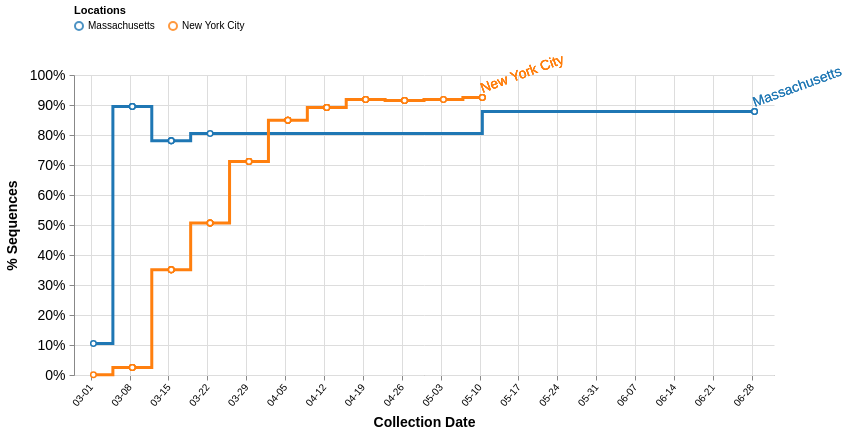

Describe this chart as a Vega-Lite specification.
### Vega specification from a JSON file in a GitHub repository (floating-point values rounded to 4 significant figures)
{"$schema": "https://vega.github.io/schema/vega/v5.json", "description": "A basic line chart example.", "width": 700, "height": 300, "padding": 5, "signals": [{"name": "percentages", "value": true}, {"name": "cumulative", "value": true}, {"name": "skipFiltering", "value": false}, {"name": "interpolate", "value": "step"}, {"name": "dateRangeStart", "value": 1575158400000, "comment": "Along with dateRangeEnd, these are hard limits on the dates shown. May need to update when we hit 2021. Dates are in milliseconds, unix epoch"}, {"name": "dateRangeEnd", "value": 1609372800000}, {"name": "dateBin", "value": 604800000, "comment": "Binning of observations by date, where date is in milliseconds. Default is 1 day (1000 * 60 * 60 * 24 = 86400000). This should never be less than a day. This is passed to the bin transform of cases_by_date_and_group. (1 week = 604800000)"}, {"name": "cumulativeWindow", "update": "cumulative ? [null, 0] : [0, 0]"}, {"name": "locationDateCountField", "update": "cumulative ? 'cumulative_location_date_count_agg' : 'location_date_count_agg'"}, {"name": "yField", "update": "percentages ? 'cases_norm' : 'cases_sum_agg'"}, {"name": "yLabel", "value": "% Sequences"}, {"name": "yFormat", "update": "percentages ? '%' : 's'"}, {"name": "tooltipCountFormat", "update": "percentages ? '.1%' : 'd'"}, {"name": "hoverLocation", "value": null, "on": [{"events": {"merge": [{"markname": "locationlines", "type": "mouseover", "consume": true}, {"markname": "locationdots", "type": "mouseover", "consume": true}, {"markname": "locationlabel", "type": "mouseover", "consume": true}]}, "update": "{location: datum.location}", "force": true}, {"events": {"merge": [{"markname": "locationlines", "type": "mouseout", "consume": true}, {"markname": "locationdots", "type": "mouseout", "consume": true}, {"markname": "locationlabel", "type": "mouseout", "consume": true}]}, "update": "null", "force": true}]}, {"name": "clear", "value": true, "comment": "If clicking on anything but a grouped bar, then clear the selection (by clearing the 'selection' data object)", "on": [{"events": "mouseup[!event.item]", "update": "true", "force": true}]}, {"name": "shift", "value": false, "comment": "Track whether or not the shift key is pressed. Used to select multiple groups by holding down shift before clicking", "on": [{"events": {"merge": [{"markname": "locationlines", "type": "click"}, {"markname": "locationdots", "type": "click"}, {"markname": "locationlabel", "type": "click"}]}, "update": "event.shiftKey", "force": true}, {"events": "@legendLabel:click, @legendSymbol:click", "update": "{location: datum.value}", "force": true}]}, {"name": "clicked", "value": null, "comment": "Track clicks on the group bars, for selection purposes", "on": [{"events": {"merge": [{"markname": "locationlines", "type": "click"}, {"markname": "locationdots", "type": "click"}, {"markname": "locationlabel", "type": "click"}]}, "update": "{location: datum.location}", "force": true}, {"events": "@legendLabel:click, @legendSymbol:click", "update": "{location: datum.value}", "force": true}]}], "data": [{"name": "selectedGroups", "values": [{"group": "S|614|D|G"}, {"group": "Reference"}]}, {"name": "location_data", "format": {"parse": {"location": "string", "cases_sum": "number", "location_counts": "number", "location_date_count": "number", "date": "date:'%Q'"}}, "values": [{"location": "Massachusetts", "date": "1583366400000", "group": "S|614|D|G", "groupName": "S · D614G", "cases_sum": 4, "location_counts": 41, "location_date_count": 5, "cumulative_location_date_count": 6}, {"location": "Massachusetts", "date": "1583452800000", "group": "S|614|D|G", "groupName": "S · D614G", "cases_sum": 9, "location_counts": 41, "location_date_count": 9, "cumulative_location_date_count": 15}, {"location": "Massachusetts", "date": "1583539200000", "group": "S|614|D|G", "groupName": "S · D614G", "cases_sum": 2, "location_counts": 41, "location_date_count": 2, "cumulative_location_date_count": 17}, {"location": "Massachusetts", "date": "1583280000000", "group": "S|614|D|G", "groupName": "S · D614G", "cases_sum": 2, "location_counts": 41, "location_date_count": 2, "cumulative_location_date_count": 19}, {"location": "Massachusetts", "date": "1584144000000", "group": "S|614|D|G", "groupName": "S · D614G", "cases_sum": 7, "location_counts": 41, "location_date_count": 10, "cumulative_location_date_count": 29}, {"location": "Massachusetts", "date": "1584057600000", "group": "S|614|D|G", "groupName": "S · D614G", "cases_sum": 1, "location_counts": 41, "location_date_count": 1, "cumulative_location_date_count": 30}, {"location": "Massachusetts", "date": "1584230400000", "group": "S|614|D|G", "groupName": "S · D614G", "cases_sum": 6, "location_counts": 41, "location_date_count": 6, "cumulative_location_date_count": 36}, {"location": "Massachusetts", "date": "1584662400000", "group": "S|614|D|G", "groupName": "S · D614G", "cases_sum": 1, "location_counts": 41, "location_date_count": 1, "cumulative_location_date_count": 37}, {"location": "Massachusetts", "date": "1593216000000", "group": "S|614|D|G", "groupName": "S · D614G", "cases_sum": 2, "location_counts": 41, "location_date_count": 2, "cumulative_location_date_count": 39}, {"location": "Massachusetts", "date": "1593129600000", "group": "S|614|D|G", "groupName": "S · D614G", "cases_sum": 1, "location_counts": 41, "location_date_count": 1, "cumulative_location_date_count": 40}, {"location": "Massachusetts", "date": "1584403200000", "group": "S|614|D|G", "groupName": "S · D614G", "cases_sum": 1, "location_counts": 41, "location_date_count": 1, "cumulative_location_date_count": 41}, {"location": "New York City", "date": "1584316800000", "group": "S|614|D|G", "groupName": "S · D614G", "cases_sum": 46, "location_counts": 1023, "location_date_count": 52, "cumulative_location_date_count": 52}, {"location": "New York City", "date": "1584403200000", "group": "S|614|D|G", "groupName": "S · D614G", "cases_sum": 54, "location_counts": 1023, "location_date_count": 63, "cumulative_location_date_count": 115}, {"location": "New York City", "date": "1584144000000", "group": "S|614|D|G", "groupName": "S · D614G", "cases_sum": 13, "location_counts": 1023, "location_date_count": 15, "cumulative_location_date_count": 130}, {"location": "New York City", "date": "1584230400000", "group": "S|614|D|G", "groupName": "S · D614G", "cases_sum": 36, "location_counts": 1023, "location_date_count": 37, "cumulative_location_date_count": 167}, {"location": "New York City", "date": "1584489600000", "group": "S|614|D|G", "groupName": "S · D614G", "cases_sum": 118, "location_counts": 1023, "location_date_count": 132, "cumulative_location_date_count": 299}, {"location": "New York City", "date": "1584576000000", "group": "S|614|D|G", "groupName": "S · D614G", "cases_sum": 64, "location_counts": 1023, "location_date_count": 70, "cumulative_location_date_count": 369}, {"location": "New York City", "date": "1583884800000", "group": "S|614|D|G", "groupName": "S · D614G", "cases_sum": 3, "location_counts": 1023, "location_date_count": 5, "cumulative_location_date_count": 374}, {"location": "New York City", "date": "1584057600000", "group": "S|614|D|G", "groupName": "S · D614G", "cases_sum": 22, "location_counts": 1023, "location_date_count": 26, "cumulative_location_date_count": 400}, {"location": "New York City", "date": "1584748800000", "group": "S|614|D|G", "groupName": "S · D614G", "cases_sum": 31, "location_counts": 1023, "location_date_count": 33, "cumulative_location_date_count": 433}, {"location": "New York City", "date": "1584662400000", "group": "S|614|D|G", "groupName": "S · D614G", "cases_sum": 54, "location_counts": 1023, "location_date_count": 60, "cumulative_location_date_count": 493}, {"location": "New York City", "date": "1584835200000", "group": "S|614|D|G", "groupName": "S · D614G", "cases_sum": 13, "location_counts": 1023, "location_date_count": 13, "cumulative_location_date_count": 506}, {"location": "New York City", "date": "1585612800000", "group": "S|614|D|G", "groupName": "S · D614G", "cases_sum": 7, "location_counts": 1023, "location_date_count": 7, "cumulative_location_date_count": 513}, {"location": "New York City", "date": "1585699200000", "group": "S|614|D|G", "groupName": "S · D614G", "cases_sum": 69, "location_counts": 1023, "location_date_count": 71, "cumulative_location_date_count": 584}, {"location": "New York City", "date": "1583625600000", "group": "S|614|D|G", "groupName": "S · D614G", "cases_sum": 3, "location_counts": 1023, "location_date_count": 3, "cumulative_location_date_count": 587}, {"location": "New York City", "date": "1585872000000", "group": "S|614|D|G", "groupName": "S · D614G", "cases_sum": 34, "location_counts": 1023, "location_date_count": 37, "cumulative_location_date_count": 624}, {"location": "New York City", "date": "1583971200000", "group": "S|614|D|G", "groupName": "S · D614G", "cases_sum": 14, "location_counts": 1023, "location_date_count": 16, "cumulative_location_date_count": 640}, {"location": "New York City", "date": "1585526400000", "group": "S|614|D|G", "groupName": "S · D614G", "cases_sum": 78, "location_counts": 1023, "location_date_count": 85, "cumulative_location_date_count": 725}, {"location": "New York City", "date": "1586131200000", "group": "S|614|D|G", "groupName": "S · D614G", "cases_sum": 25, "location_counts": 1023, "location_date_count": 26, "cumulative_location_date_count": 751}, {"location": "New York City", "date": "1586044800000", "group": "S|614|D|G", "groupName": "S · D614G", "cases_sum": 20, "location_counts": 1023, "location_date_count": 20, "cumulative_location_date_count": 771}, {"location": "New York City", "date": "1585785600000", "group": "S|614|D|G", "groupName": "S · D614G", "cases_sum": 26, "location_counts": 1023, "location_date_count": 26, "cumulative_location_date_count": 797}, {"location": "New York City", "date": "1585958400000", "group": "S|614|D|G", "groupName": "S · D614G", "cases_sum": 2, "location_counts": 1023, "location_date_count": 2, "cumulative_location_date_count": 799}, {"location": "New York City", "date": "1586476800000", "group": "S|614|D|G", "groupName": "S · D614G", "cases_sum": 13, "location_counts": 1023, "location_date_count": 13, "cumulative_location_date_count": 812}, {"location": "New York City", "date": "1586304000000", "group": "S|614|D|G", "groupName": "S · D614G", "cases_sum": 23, "location_counts": 1023, "location_date_count": 23, "cumulative_location_date_count": 835}, {"location": "New York City", "date": "1586736000000", "group": "S|614|D|G", "groupName": "S · D614G", "cases_sum": 12, "location_counts": 1023, "location_date_count": 12, "cumulative_location_date_count": 847}, {"location": "New York City", "date": "1586217600000", "group": "S|614|D|G", "groupName": "S · D614G", "cases_sum": 7, "location_counts": 1023, "location_date_count": 7, "cumulative_location_date_count": 854}, {"location": "New York City", "date": "1586390400000", "group": "S|614|D|G", "groupName": "S · D614G", "cases_sum": 7, "location_counts": 1023, "location_date_count": 7, "cumulative_location_date_count": 861}, {"location": "New York City", "date": "1586563200000", "group": "S|614|D|G", "groupName": "S · D614G", "cases_sum": 1, "location_counts": 1023, "location_date_count": 1, "cumulative_location_date_count": 862}, {"location": "New York City", "date": "1586649600000", "group": "S|614|D|G", "groupName": "S · D614G", "cases_sum": 1, "location_counts": 1023, "location_date_count": 1, "cumulative_location_date_count": 863}, {"location": "New York City", "date": "1587513600000", "group": "S|614|D|G", "groupName": "S · D614G", "cases_sum": 4, "location_counts": 1023, "location_date_count": 4, "cumulative_location_date_count": 867}, {"location": "New York City", "date": "1587340800000", "group": "S|614|D|G", "groupName": "S · D614G", "cases_sum": 16, "location_counts": 1023, "location_date_count": 16, "cumulative_location_date_count": 883}, {"location": "New York City", "date": "1586822400000", "group": "S|614|D|G", "groupName": "S · D614G", "cases_sum": 2, "location_counts": 1023, "location_date_count": 2, "cumulative_location_date_count": 885}, {"location": "New York City", "date": "1586995200000", "group": "S|614|D|G", "groupName": "S · D614G", "cases_sum": 4, "location_counts": 1023, "location_date_count": 4, "cumulative_location_date_count": 889}, {"location": "New York City", "date": "1587427200000", "group": "S|614|D|G", "groupName": "S · D614G", "cases_sum": 5, "location_counts": 1023, "location_date_count": 5, "cumulative_location_date_count": 894}, {"location": "New York City", "date": "1586908800000", "group": "S|614|D|G", "groupName": "S · D614G", "cases_sum": 7, "location_counts": 1023, "location_date_count": 7, "cumulative_location_date_count": 901}, {"location": "New York City", "date": "1587686400000", "group": "S|614|D|G", "groupName": "S · D614G", "cases_sum": 3, "location_counts": 1023, "location_date_count": 3, "cumulative_location_date_count": 904}, {"location": "New York City", "date": "1583280000000", "group": "S|614|D|G", "groupName": "S · D614G", "cases_sum": 1, "location_counts": 1023, "location_date_count": 2, "cumulative_location_date_count": 906}, {"location": "New York City", "date": "1583366400000", "group": "S|614|D|G", "groupName": "S · D614G", "cases_sum": 1, "location_counts": 1023, "location_date_count": 1, "cumulative_location_date_count": 907}, {"location": "New York City", "date": "1583712000000", "group": "S|614|D|G", "groupName": "S · D614G", "cases_sum": 11, "location_counts": 1023, "location_date_count": 17, "cumulative_location_date_count": 924}, {"location": "New York City", "date": "1583798400000", "group": "S|614|D|G", "groupName": "S · D614G", "cases_sum": 4, "location_counts": 1023, "location_date_count": 4, "cumulative_location_date_count": 929}, {"location": "New York City", "date": "1585440000000", "group": "S|614|D|G", "groupName": "S · D614G", "cases_sum": 8, "location_counts": 1023, "location_date_count": 8, "cumulative_location_date_count": 937}, {"location": "New York City", "date": "1585008000000", "group": "S|614|D|G", "groupName": "S · D614G", "cases_sum": 3, "location_counts": 1023, "location_date_count": 3, "cumulative_location_date_count": 940}, {"location": "New York City", "date": "1585180800000", "group": "S|614|D|G", "groupName": "S · D614G", "cases_sum": 25, "location_counts": 1023, "location_date_count": 26, "cumulative_location_date_count": 966}, {"location": "New York City", "date": "1585267200000", "group": "S|614|D|G", "groupName": "S · D614G", "cases_sum": 18, "location_counts": 1023, "location_date_count": 18, "cumulative_location_date_count": 984}, {"location": "New York City", "date": "1585094400000", "group": "S|614|D|G", "groupName": "S · D614G", "cases_sum": 16, "location_counts": 1023, "location_date_count": 16, "cumulative_location_date_count": 1000}, {"location": "New York City", "date": "1587772800000", "group": "S|614|D|G", "groupName": "S · D614G", "cases_sum": 3, "location_counts": 1023, "location_date_count": 3, "cumulative_location_date_count": 1003}, {"location": "New York City", "date": "1587081600000", "group": "S|614|D|G", "groupName": "S · D614G", "cases_sum": 1, "location_counts": 1023, "location_date_count": 1, "cumulative_location_date_count": 1004}, {"location": "New York City", "date": "1587945600000", "group": "S|614|D|G", "groupName": "S · D614G", "cases_sum": 2, "location_counts": 1023, "location_date_count": 2, "cumulative_location_date_count": 1006}, {"location": "New York City", "date": "1588464000000", "group": "S|614|D|G", "groupName": "S · D614G", "cases_sum": 1, "location_counts": 1023, "location_date_count": 1, "cumulative_location_date_count": 1007}, {"location": "New York City", "date": "1588896000000", "group": "S|614|D|G", "groupName": "S · D614G", "cases_sum": 4, "location_counts": 1023, "location_date_count": 4, "cumulative_location_date_count": 1011}, {"location": "New York City", "date": "1588204800000", "group": "S|614|D|G", "groupName": "S · D614G", "cases_sum": 3, "location_counts": 1023, "location_date_count": 4, "cumulative_location_date_count": 1015}, {"location": "New York City", "date": "1589068800000", "group": "S|614|D|G", "groupName": "S · D614G", "cases_sum": 1, "location_counts": 1023, "location_date_count": 1, "cumulative_location_date_count": 1016}, {"location": "New York City", "date": "1588032000000", "group": "S|614|D|G", "groupName": "S · D614G", "cases_sum": 1, "location_counts": 1023, "location_date_count": 1, "cumulative_location_date_count": 1017}, {"location": "New York City", "date": "1588982400000", "group": "S|614|D|G", "groupName": "S · D614G", "cases_sum": 1, "location_counts": 1023, "location_date_count": 1, "cumulative_location_date_count": 1018}, {"location": "New York City", "date": "1587859200000", "group": "S|614|D|G", "groupName": "S · D614G", "cases_sum": 3, "location_counts": 1023, "location_date_count": 3, "cumulative_location_date_count": 1021}, {"location": "New York City", "date": "1588809600000", "group": "S|614|D|G", "groupName": "S · D614G", "cases_sum": 2, "location_counts": 1023, "location_date_count": 2, "cumulative_location_date_count": 1023}], "transform": [{"type": "filter", "expr": "skipFiltering || indata('selectedGroups', 'group', datum.group) || length(data('selectedGroups')) == 0"}, {"type": "aggregate", "groupby": ["location", "date"], "fields": ["cases_sum", "location_date_count", "cumulative_location_date_count", "location_counts"], "ops": ["sum", "max", "max", "max"], "as": ["cases_sum", "location_date_count", "cumulative_location_date_count", "location_counts"]}, {"comment": "Bin observations by date. The width of each bin is determined by the signal dateBin. Since the most detail in the date from GISAID is by day, the bin shouldn't ever be smaller than a day.", "type": "bin", "field": "date", "extent": [{"signal": "dateRangeStart"}, {"signal": "dateRangeEnd"}], "step": {"signal": "dateBin"}, "as": ["day_start", "day_end"]}, {"type": "window", "sort": {"field": "day_start"}, "groupby": ["location"], "ops": ["sum", "sum", "max"], "fields": ["cases_sum", "location_date_count", "cumulative_location_date_count"], "as": ["cases_sum_agg", "location_date_count_agg", "cumulative_location_date_count_agg"], "frame": {"signal": "cumulativeWindow"}}, {"type": "collect", "sort": {"field": ["location", "day_start"], "order": ["ascending", "ascending"]}}, {"type": "formula", "expr": "datum.cases_sum_agg / datum[locationDateCountField]", "as": "cases_norm"}, {"comment": "Recalculate the day_end from the day_start and dateBin, since the imputation can't work on more than one field at once.", "type": "formula", "expr": "datum.day_start + dateBin", "as": "day_end"}, {"type": "formula", "expr": "datum.day_start + (dateBin / 2)", "as": "day_middle"}]}, {"name": "selected", "comment": "A list of groups that are selected", "on": [{"trigger": "clear", "remove": true}, {"trigger": "!shift", "remove": true}, {"trigger": "!shift && clicked", "insert": "clicked"}, {"trigger": "shift && clicked", "toggle": "clicked"}]}], "scales": [{"name": "xscale", "type": "time", "range": "width", "domain": {"fields": [{"data": "location_data", "field": "day_start"}, {"data": "location_data", "field": "day_end"}]}}, {"name": "yscale", "type": "linear", "range": "height", "nice": true, "zero": true, "domain": {"data": "location_data", "field": {"signal": "yField"}}}, {"name": "color", "type": "ordinal", "range": {"scheme": "category10"}, "domain": {"data": "location_data", "field": "location"}}], "axes": [{"orient": "bottom", "scale": "xscale", "format": "%m-%d", "zindex": 0, "grid": true, "gridScale": "yscale", "gridColor": "#DDD", "labelAngle": 310, "labelAlign": "right", "labelBaseline": "middle", "labelPadding": 5, "title": "Collection Date", "titleFontSize": 14, "titlePadding": 8}, {"orient": "left", "scale": "yscale", "format": {"signal": "yFormat"}, "grid": true, "gridScale": "xscale", "gridColor": "#DDD", "labelFontSize": 14, "labelPadding": 4, "title": {"signal": "yLabel"}, "titleFontSize": 14, "titlePadding": 10}], "legends": [{"stroke": "color", "title": "Locations", "orient": "top", "direction": "vertical", "columns": 8, "encode": {"symbols": {"name": "legendSymbol", "interactive": true, "update": {"fill": {"value": "transparent"}, "strokeWidth": {"value": 2}, "opacity": [{"test": "!length(data('selected')) || indata('selected', 'location', datum.value)", "value": 0.8}, {"value": 0.15}], "size": {"value": 64}}}, "labels": {"name": "legendLabel", "interactive": true, "update": {"opacity": [{"test": "!length(data('selected')) || indata('selected', 'location', datum.value)", "value": 1}, {"value": 0.25}]}}}}], "marks": [{"name": "layer0", "type": "group", "from": {"facet": {"name": "series", "data": "location_data", "groupby": "location"}}, "data": [{"name": "label", "source": "series", "transform": [{"type": "joinaggregate", "fields": ["day_middle"], "ops": ["max"], "as": ["max_day"]}, {"type": "filter", "expr": "datum.day_middle == datum.max_day"}]}], "marks": [{"name": "locationlines", "type": "line", "from": {"data": "series"}, "encode": {"enter": {"strokeWidth": {"value": 3}, "strokeMiterLimit": {"value": 2}, "strokeCap": {"value": "round"}}, "update": {"interpolate": {"signal": "interpolate"}, "x": {"scale": "xscale", "field": "day_middle"}, "y": {"scale": "yscale", "field": {"signal": "yField"}}, "stroke": [{"test": "(!length(data('selected')) || indata('selected', 'location', datum.location)) && (datum.cases_sum_agg > 0)", "scale": "color", "field": "location"}, {"value": "#CCC"}], "strokeOpacity": [{"test": "hoverLocation && hoverLocation.location == datum.location", "value": 0.6}, {"value": 1.0}], "zindex": [{"test": "hoverLocation && hoverLocation.location == datum.location", "value": 3}, {"value": 1}]}}}, {"name": "locationdots", "type": "symbol", "from": {"data": "series"}, "encode": {"enter": {"size": {"value": 30}, "fill": {"value": "#fff"}, "strokeWidth": {"value": 1.5}}, "update": {"x": {"scale": "xscale", "field": "day_middle"}, "y": {"scale": "yscale", "field": {"signal": "yField"}}, "stroke": [{"test": "(!length(data('selected')) || indata('selected', 'location', datum.location)) && (datum.cases_sum_agg > 0)", "scale": "color", "field": "location"}, {"value": "#CCC"}], "strokeOpacity": [{"test": "hoverLocation && hoverLocation.location == datum.location", "value": 0.6}, {"value": 1.0}], "zindex": [{"test": "hoverLocation && hoverLocation.location == datum.location", "value": 3}, {"value": 1}], "tooltip": {"signal": "{title: datum.location, 'Sequences': format(datum[yField], tooltipCountFormat), 'Total Location Counts': datum.location_counts, 'Collection date': timeFormat(datum.day_start, '%b %d %Y')}"}}}}, {"name": "locationlabel", "type": "text", "from": {"data": "label"}, "encode": {"enter": {"dy": {"value": -5}, "fontSize": {"value": 14}, "angle": {"value": 340}, "zindex": {"value": 5}}, "update": {"x": {"scale": "xscale", "field": "day_middle", "offset": 2}, "y": {"scale": "yscale", "field": {"signal": "yField"}}, "text": {"field": "location"}, "fill": [{"test": "(!length(data('selected')) || indata('selected', 'location', datum.location)) && (datum.cases_sum_agg > 0)", "scale": "color", "field": "location"}, {"value": "#ccc"}], "fillOpacity": [{"test": "hoverLocation && hoverLocation.location == datum.location", "value": 0.6}, {"value": 1}]}}}]}]}
